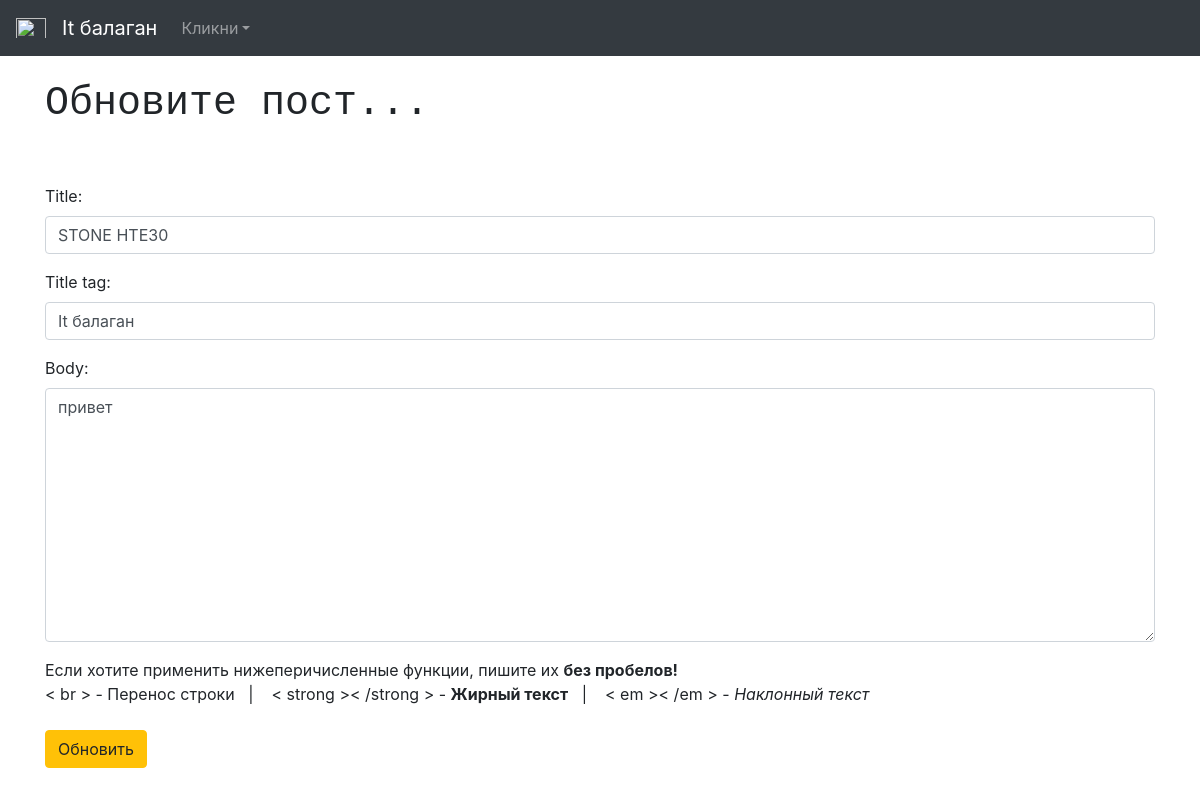
The app's page /article/edit/13 (signed in) with its own data.
### theblog/models.py (models this page shows, shortened)
class Post(models.Model):
    title = models.CharField(max_length=120)
    title_tag = models.CharField(max_length=120, default="It балаган")
    author = models.ForeignKey(User, on_delete=models.CASCADE)
    body = models.TextField()
    post_date = models.DateField(auto_now_add=True)
    category = models.CharField(max_length=120, default='coding')
    likes = models.ManyToManyField(User, related_name='blog_post')

### theblog/views.py (the view)
# urls.py: path('article/edit/<int:pk>', UpdatePostView.as_view(), name='update_post'),
class UpdatePostView(UpdateView):
    model = Post
    form_class = EditForm
    template_name = 'update.html'

### theblog/forms.py
class EditForm(forms.ModelForm):
    class Meta:
        model = Post
        fields = ('title', 'title_tag', 'body')
        widgets = {
            'title': forms.TextInput(attrs={'class': 'form-control', 'placeholder': 'Write the Title'}),
            'title_tag': forms.TextInput(attrs={'class': 'form-control'}),
            'body': forms.Textarea(attrs={'class': 'form-control'}),
        }

### theblog/templates/update.html (shortened to what this page needs)
{% extends 'base.html' %}
{% block content %}
{% if user.is_authenticated %}
{% if user.id == post.author.id %}
    <h1 class="text-monospace">Обновите пост...</h1>
    <br><br>
    <div class="form-group">
        <form method="POST">
            {{ form.as_p }}
            Если хотите применить нижеперичисленные функции, пишите их <strong>без пробелов!</strong><br>
            < br > - Перенос строки&nbsp&nbsp&nbsp|&nbsp&nbsp&nbsp
            < strong >< /strong > - <strong>Жирный текст</strong>&nbsp&nbsp&nbsp|&nbsp&nbsp&nbsp
            < em >< /em > - <em>Наклонный текст</em><br><br>
            <button class="btn btn-warning">Обновить</button>
        </form>
    </div>
{% else %}
    You are not allowed here!!
{% endif %}
{% endif %}
{% endblock %}

### records on screen
Post: title "STONE HTE30", title_tag "It балаган", body "привет"
